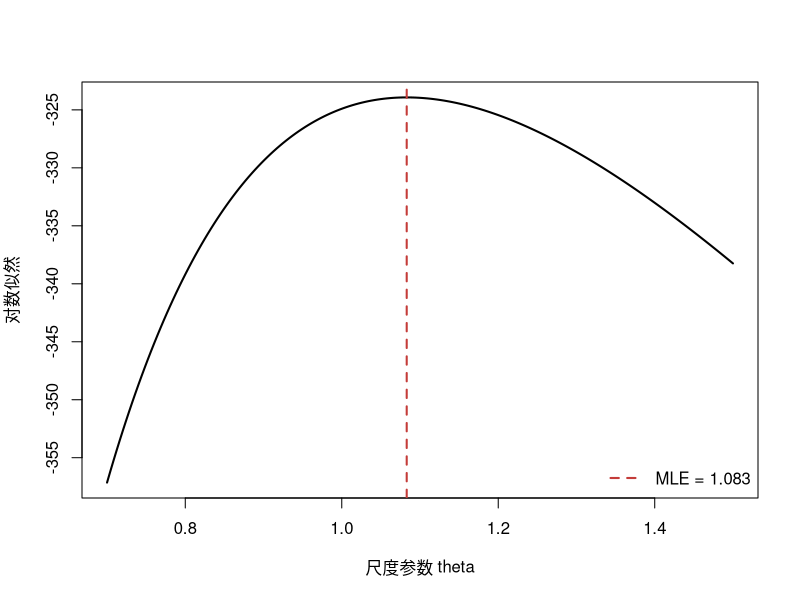

Here is the R script that generated this plot: (Note: this script raises an error after producing the figure.)
## ---- chunk 1
set.seed(7301)
theta_true <- 1.1
n <- 300
x <- rexp(n, rate = 1 / theta_true)
theta_grid <- seq(0.7, 1.5, length.out = 200)
loglik <- -n * log(theta_grid) - sum(x) / theta_grid
theta_hat <- mean(x)
plot(theta_grid, loglik, type = "l", lwd = 2,
     xlab = "尺度参数 theta", ylab = "对数似然")
abline(v = theta_hat, col = "#C43C39", lty = 2, lwd = 2)
legend("bottomright", sprintf("MLE = %.3f", theta_hat),
       col = "#C43C39", lty = 2, lwd = 2, bty = "n")
## ---- chunk 2
knitr::include_graphics("images/ch07/mse-bayes-comparison.png")
